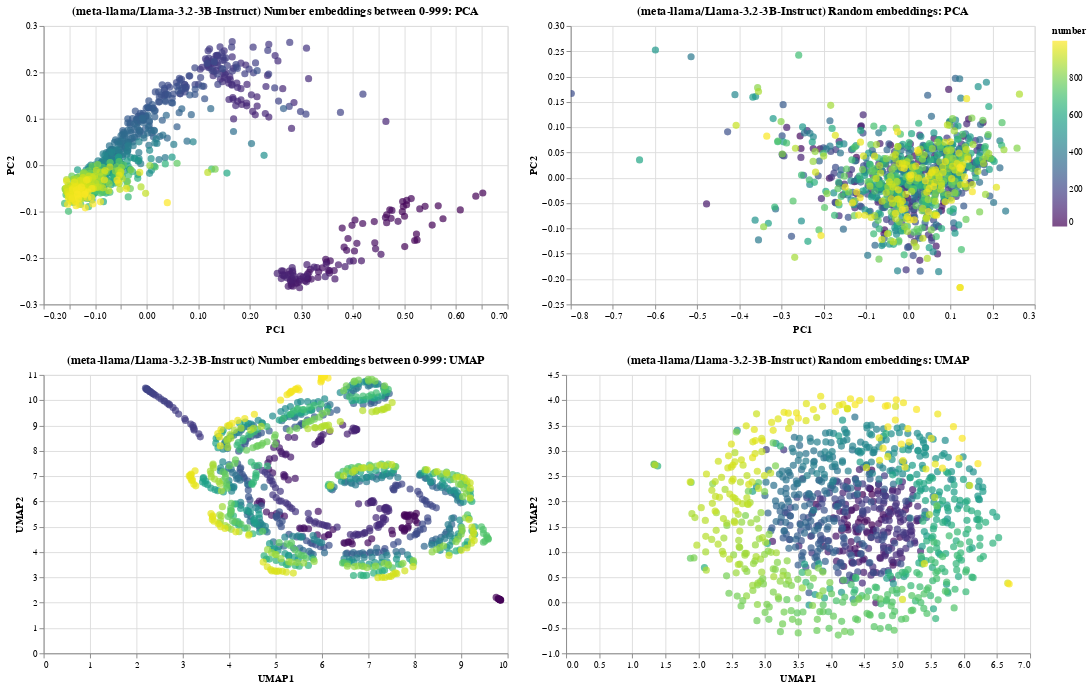

The cell this chart's notebook holds for it:
### Code cell
plot_embeddings(model_ids['llama'])

### Figure 1 — Vega-Lite specification as saved in the notebook (floating-point values rounded to 4 significant figures; data arrays with more than 128 entries replaced by an {"elided": "..."} marker saying what was removed)
{"config": {"view": {"continuousWidth": 300, "continuousHeight": 300}}, "vconcat": [{"hconcat": [{"data": {"name": "data-52031a51dcf0bfd6aef5c720e48d2179"}, "mark": {"type": "circle", "size": 60}, "encoding": {"color": {"field": "number", "scale": {"scheme": "viridis"}, "type": "quantitative"}, "tooltip": [{"field": "number", "type": "quantitative"}, {"field": "PC1", "type": "quantitative"}, {"field": "PC2", "type": "quantitative"}], "x": {"field": "PC1", "type": "quantitative"}, "y": {"field": "PC2", "type": "quantitative"}}, "name": "view_1", "title": "(meta-llama/Llama-3.2-3B-Instruct) Number embeddings between 0-999: PCA", "width": 500}, {"data": {"name": "data-93879db8b7f2858e9915f96dce7e4778"}, "mark": {"type": "circle", "size": 60}, "encoding": {"color": {"field": "number", "scale": {"scheme": "plasma"}, "type": "quantitative"}, "tooltip": [{"field": "number", "type": "quantitative"}, {"field": "PC1", "type": "quantitative"}, {"field": "PC2", "type": "quantitative"}], "x": {"field": "PC1", "type": "quantitative"}, "y": {"field": "PC2", "type": "quantitative"}}, "name": "view_2", "title": "(meta-llama/Llama-3.2-3B-Instruct) Random embeddings: PCA", "width": 500}]}, {"hconcat": [{"data": {"name": "data-3a1249104bba7ab939d11745e7ac0d7e"}, "mark": {"type": "circle", "size": 60}, "encoding": {"color": {"field": "number", "scale": {"scheme": "viridis"}, "type": "quantitative"}, "tooltip": [{"field": "number", "type": "quantitative"}, {"field": "UMAP1", "type": "quantitative"}, {"field": "UMAP2", "type": "quantitative"}], "x": {"field": "UMAP1", "type": "quantitative"}, "y": {"field": "UMAP2", "type": "quantitative"}}, "name": "view_3", "title": "(meta-llama/Llama-3.2-3B-Instruct) Number embeddings between 0-999: UMAP", "width": 500}, {"data": {"name": "data-6eef6ac6c79403c4a21fe8a7203d50b6"}, "mark": {"type": "circle", "size": 60}, "encoding": {"color": {"field": "number", "scale": {"scheme": "plasma"}, "type": "quantitative"}, "tooltip": [{"field": "number", "type": "quantitative"}, {"field": "UMAP1", "type": "quantitative"}, {"field": "UMAP2", "type": "quantitative"}], "x": {"field": "UMAP1", "type": "quantitative"}, "y": {"field": "UMAP2", "type": "quantitative"}}, "name": "view_4", "title": "(meta-llama/Llama-3.2-3B-Instruct) Random embeddings: UMAP", "width": 500}]}], "params": [{"name": "param_1", "select": {"type": "interval", "encodings": ["x", "y"]}, "bind": "scales", "views": ["view_1"]}, {"name": "param_2", "select": {"type": "interval", "encodings": ["x", "y"]}, "bind": "scales", "views": ["view_2"]}, {"name": "param_3", "select": {"type": "interval", "encodings": ["x", "y"]}, "bind": "scales", "views": ["view_3"]}, {"name": "param_4", "select": {"type": "interval", "encodings": ["x", "y"]}, "bind": "scales", "views": ["view_4"]}], "$schema": "https://vega.github.io/schema/vega-lite/v5.20.1.json", "datasets": {"data-52031a51dcf0bfd6aef5c720e48d2179": {"elided": "1000 records"}, "data-93879db8b7f2858e9915f96dce7e4778": {"elided": "1000 records"}, "data-3a1249104bba7ab939d11745e7ac0d7e": {"elided": "1000 records"}, "data-6eef6ac6c79403c4a21fe8a7203d50b6": {"elided": "1000 records"}}}
